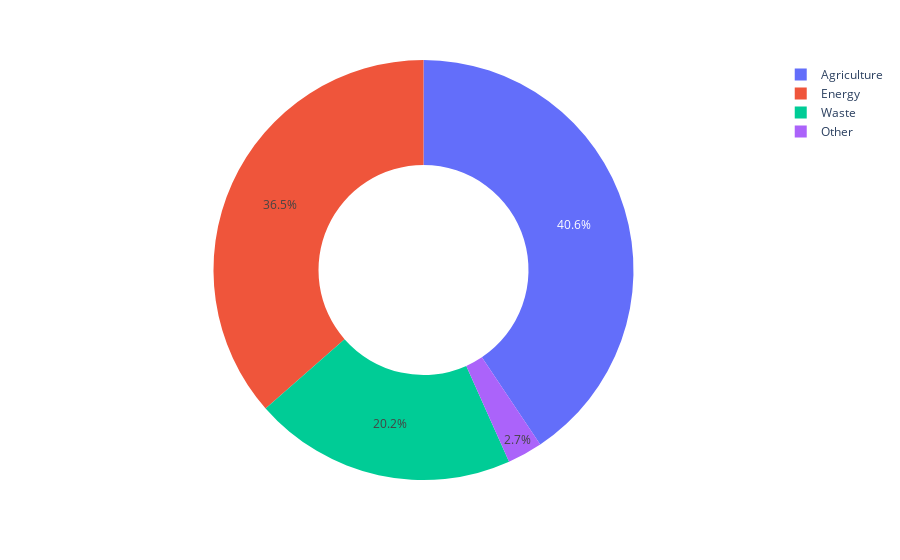

Write notebook code for a chart like this one.
### Code cell
px.pie(type_df, values = 'emissions', 
                names = 'type', 
                hole = 0.5)

### Figure 1 — Plotly figure (JSON) as saved in the notebook; plotly's stock layout.template omitted (floating-point values rounded to 4 significant figures; data arrays with more than 128 entries replaced by an {"elided": "..."} marker saying what was removed)
{"data": [{"domain": {"x": [0, 1], "y": [0, 1]}, "hole": 0.5, "hovertemplate": "type=%{label}<br>emissions=%{value}<extra></extra>", "labels": {"elided": "410 str values"}, "legendgroup": "", "name": "", "showlegend": true, "type": "pie", "values": {"elided": "410 float values"}}], "layout": {"legend": {"tracegroupgap": 0}, "margin": {"t": 60}}}
